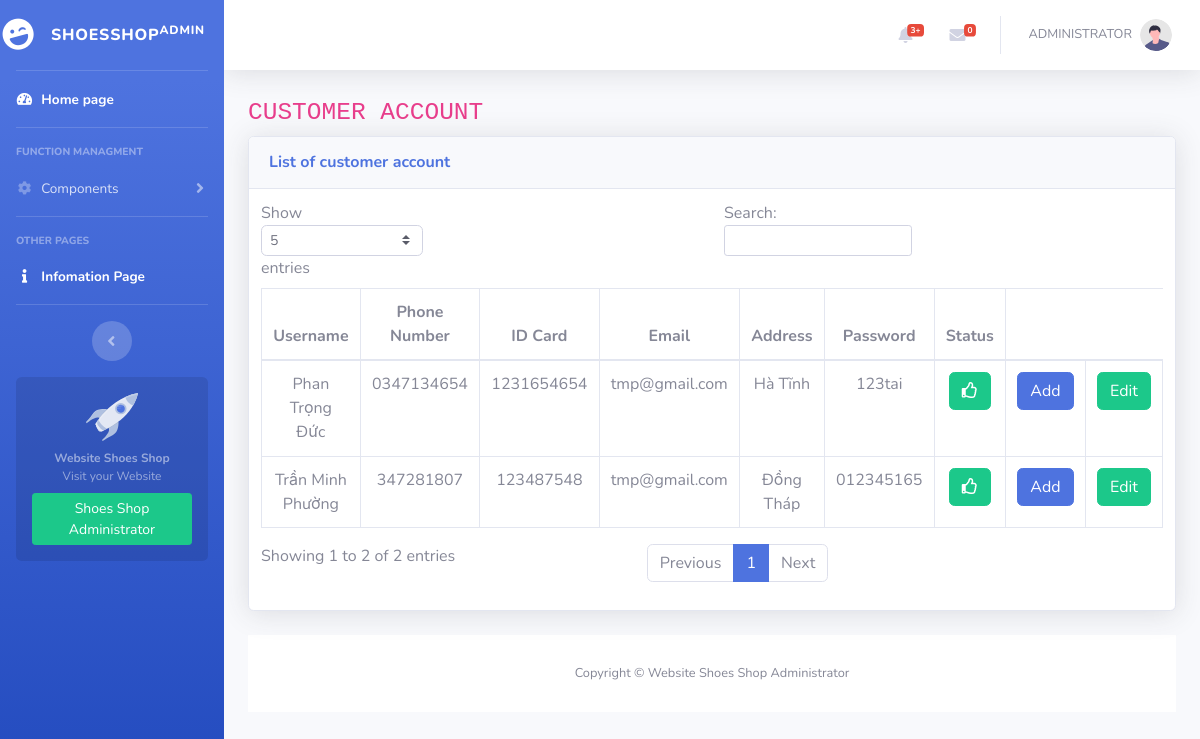
Screenshot of /customer__account.php (signed in) with the database file from the repository.
### tables this page shows
CREATE TABLE IF NOT EXISTS `customer_account` (
  `username` varchar(20) NOT NULL,
  `phonenum` text NOT NULL,
  `id_card` int(11) NOT NULL,
  `email` varchar(100) NOT NULL,
  `address` varchar(100) NOT NULL,
  `password` varchar(100) NOT NULL,
  `status` int(11) NOT NULL,
  PRIMARY KEY (`id_card`)
);

### customer__account.php (called while the page is built, shortened)
<?php
    $level ="";
    include $level."layout.php";
?>

### index__data.php (called while the page is built, shortened)
<?php
    $level = "";
    include $level."DB/database.php";
    $SQL_str_listcus_account= "SELECT * from customer_account";
    $list__cus_account= $connect->prepare($SQL_str_listcus_account);
    $list__cus_account-> execute();
    $list__cus_account_rowsdata = $list__cus_account ->fetchAll();

### search__data.php (called while the page is built, shortened)
<?php
    $level = "";
?>

### component/customer__account--content.php (the view, shortened to what this page needs)
<div class="container-fluid">
<h1 class="h3 mb-2 text-gray-800"><code>CUSTOMER ACCOUNT</code></h1>
<div class="card shadow mb-4">
    <div class="card-header py-3">
        <h6 class="m-0 font-weight-bold text-primary">List of customer account</h6>
    </div>
    <div class="card-body">
        <div class="table-responsive">
            <table class="table table-bordered" id="dataTable" width="100%" cellspacing="0">
                <thead>
                    <tr>
                        <th style="width:180px">Username</th>
                        <th>Phone Number</th>
                        <th>ID Card</th>
                        <th>Email</th>
                        <th>Address</th>
                        <th>Password</th>
                        <th>Status</th>
                        <th style="border-right:none"></th>
                        <th style="border-left:none;border-right:none"></th>
                    </tr>
                </thead>
                <tbody>
                    <?php foreach ($list__cus_account_rowsdata as $arr__cusaccount)
                    {
                    ?>
                        <tr>
                            <td style="width:180px"><?php echo $level.$arr__cusaccount["username"]?></td>
                            <td><?php echo $level.$arr__cusaccount["phonenum"]?></td>
                            <td><?php echo $level.$arr__cusaccount["id_card"]?></td>
                            <td><?php echo $level.$arr__cusaccount["email"]?></td>
                            <td><?php echo $level.$arr__cusaccount["address"]?></td>
                            <td><?php echo $level.$arr__cusaccount["password"]?></td>
                            <td><?php if($arr__cusaccount['status'] == 1):?>
                                        <a href="setting__status.php?id_card=<?php echo $arr__cusaccount['id_card']?>" class="btn btn-success"><i class="far fa-thumbs-up"></i></a>
                                <?php else: ?>
                                        <a href="setting__status.php?id_card=<?php echo $arr__cusaccount['id_card']?>" class="btn btn-danger"><i class="far fa-thumbs-down"></i></a>
                                <?php endif ?>
                            </td>
                            <td><a href="<?php echo $level."insert__customeraccount.php"?>" class="btn btn-primary">Add</a></td>
                            <td><a href="edit__cusaccount.php?id_card=<?php echo $level.$arr__cusaccount["id_card"]?>" class="btn btn-success">Edit</a></td>
                        </tr>
                    <?php } ?>
                </tbody>
            </table>
        </div>
    </div>
</div>

### rows the page displays
customer_account: username "Phan Trọng Đức", phonenum "0347134654", id_card "1231654654", email "tmp@gmail.com", address "Hà Tĩnh", password "123tai"
customer_account: username "Trần Minh Phường", phonenum "347281807", id_card "123487548", email "tmp@gmail.com", address "Đồng Tháp", password "012345165"

### other values shown
$sql__totalfeedback "0"
$admin_name "ADMINISTRATOR"
